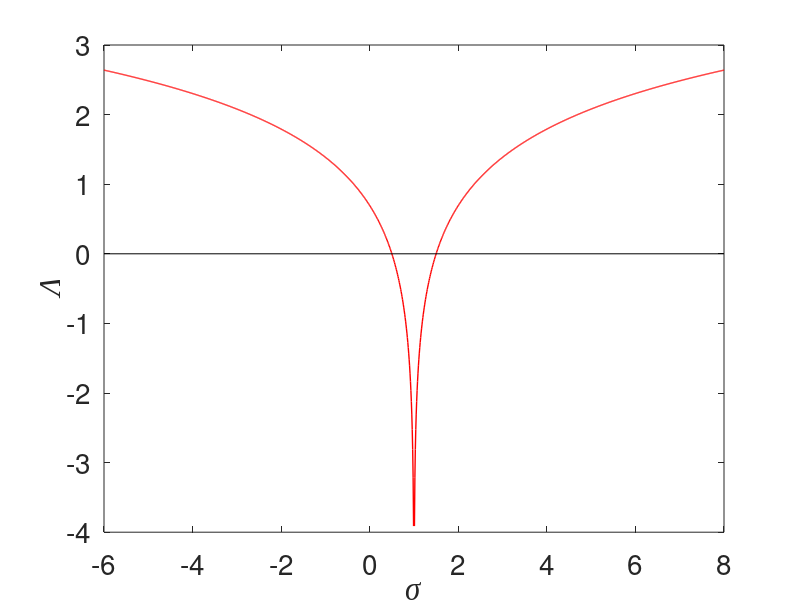

Write the MATLAB code that produced this figure.
x=rand(1:1:1);u=4;K=-6:0.01:8;y=0;N=10000;
for j=1:N
    x=u.*(x-x.^2);
    df=log(abs((1.0-K)*u*(1-2*x)));
    y=y+df;
end
%Y = y/N;
%save lye.mat K Y -ascii;
set(0,'DefaultFigureVisible','off')
plot(K,y/N,'-r','linewidth',1,'markersize',30);
axis([-6 8 -4 3])
xlabel('\it{\sigma}','FontName','Times New Roman','FontSize',30);
ylabel('\it{\Lambda}','FontName','Times New Roman','FontSize',30);
line([-6,8],[0,0],'linestyle','-','color','k')
set(gca,'FontSize',20);
saveas(gcf,"lye.eps")
close all
